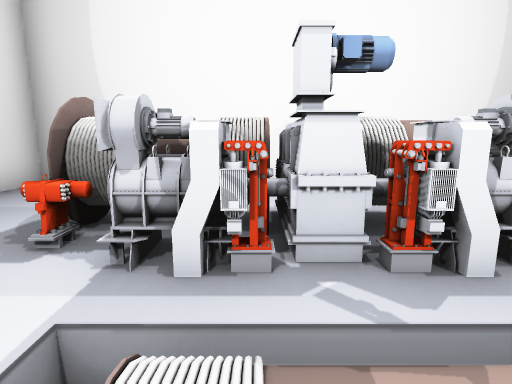
View 1 (above)

12 first-person views from a walk through a scene from a Unity 3-D project. The camera is 1.5 m above the floor, tilts 10° down and sees 80° across. The floor is counted in squares, 1 m on a side. Each view is taken from the middle of a square. On the plan, view 1 faces up. The plan holds only what a view shows up to about 15 squares ahead; the rest is blank. The place goes on beyond the plan. Some surface patterns are stand-ins.

View 2
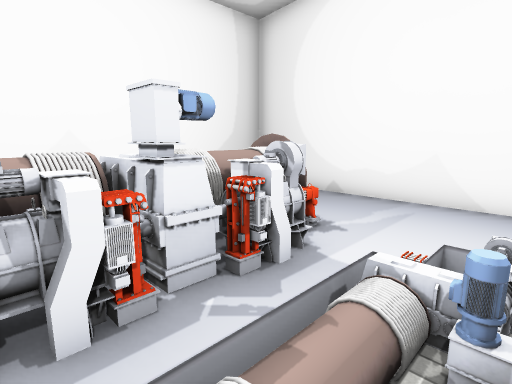

View 3
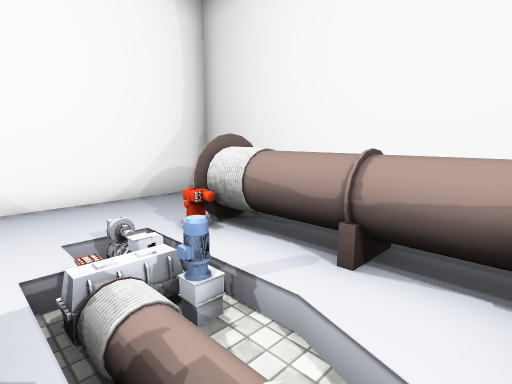

View 4
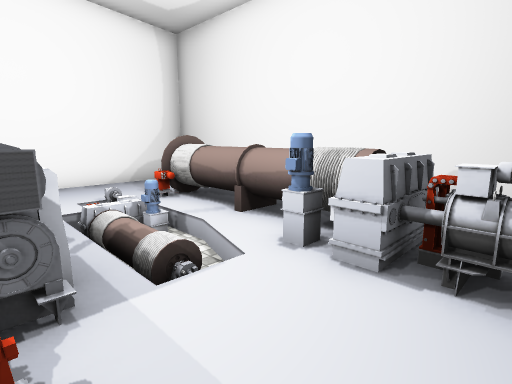

View 5
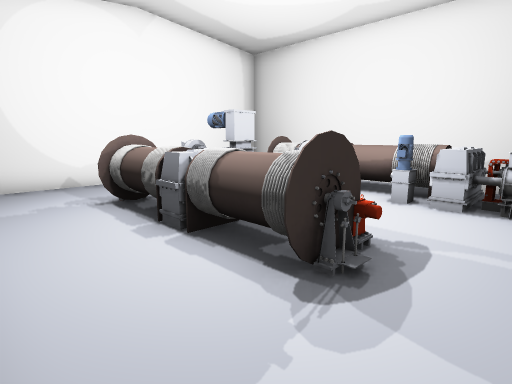

View 6
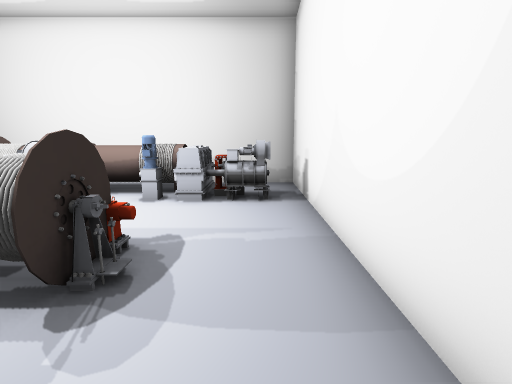

View 7
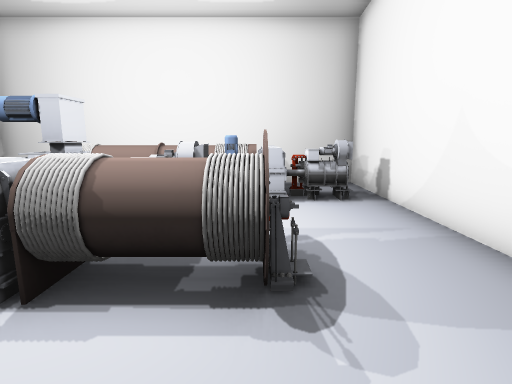

View 8
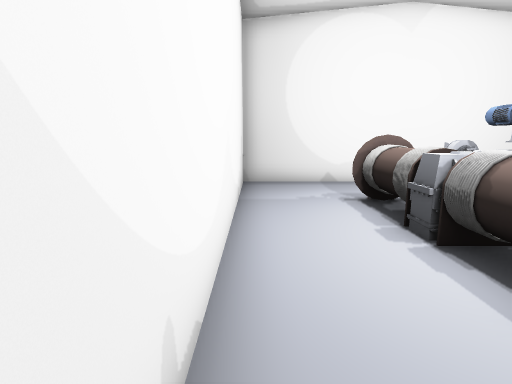

View 9
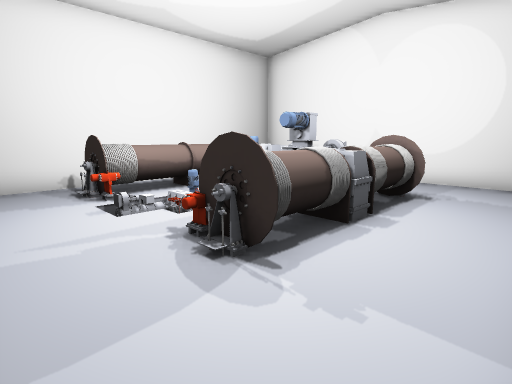

View 10
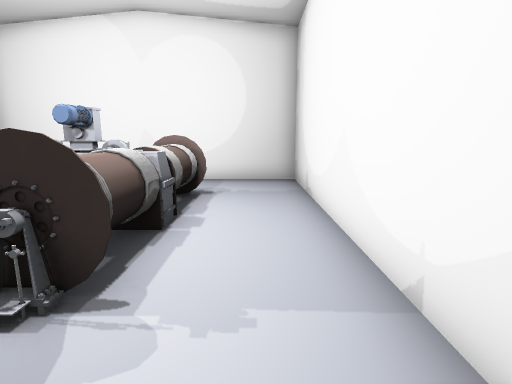

View 11
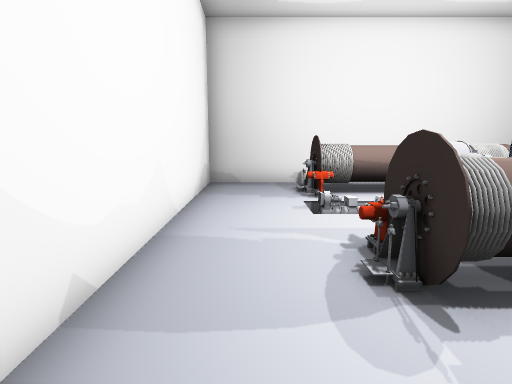

View 12
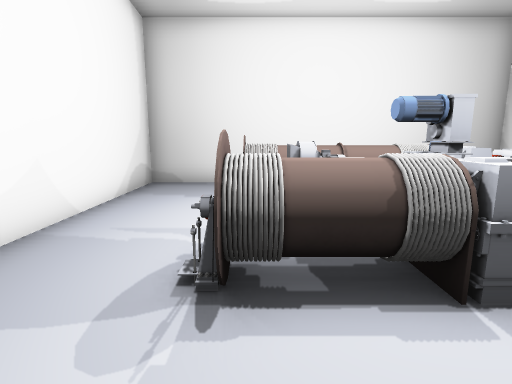

### Floor plan
Key: @ floor where view 1 was taken; # wall or solid block; . floor; / step, stairs or slope; = window, fence, low wall or low ledge; ^ raised ledge; T thing the floor can be seen under or through; O other object.
Columns run from 5 left of view 1 to 7 right of it. Each row starts with its distance up from view 1.
  8 #############
  7 #...........#
  6 #...........#
  5 #...........#
  4 #..OOO#OO=..#
  3 #..######=..#
  2 #....###....#
  1 #...O/===...#
  0 #=...@/T=...#
 -1 #==TTTTTT=..#
 -2 #.=^^^^^=...#
 -3 #...........#
 -4 #############

Where each view was taken, in squares from view 1:
view 1: 0 up, 0 right, facing up
view 2: 0 up, 1 left, facing up-right
view 3: 2 up, 1 left, facing down-right
view 4: 3 up, 4 left, facing down-right
view 5: 7 up, 4 left, facing down-right
view 6: 7 up, 4 left, facing down
view 7: 7 up, 2 left, facing down
view 8: 7 up, 4 left, facing right
view 9: 7 up, 6 right, facing down-left
view 10: 6 up, 6 right, facing left
view 11: 7 up, 5 right, facing down
view 12: 7 up, 3 right, facing down
